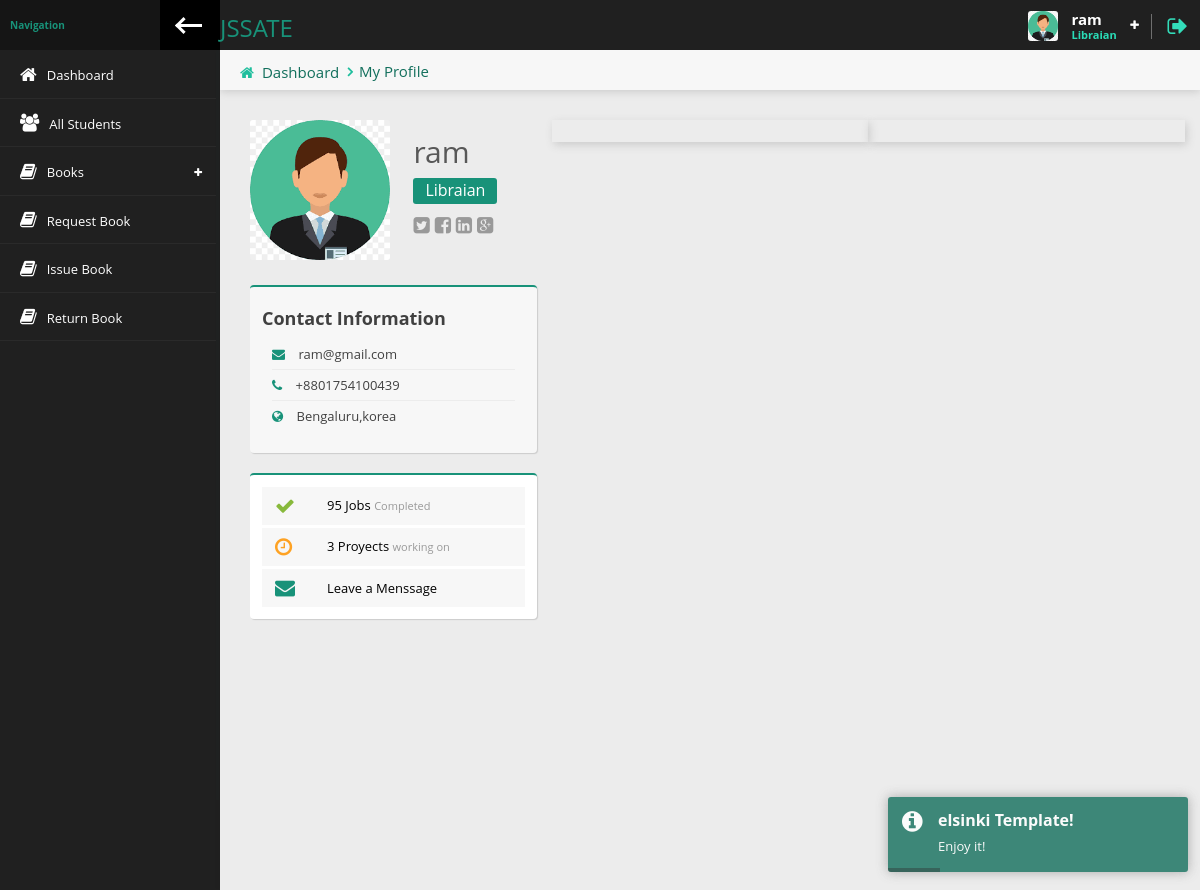
The page /librarian/userprofile.php (signed in) on the database its author committed.
### tables this page shows
CREATE TABLE `libraian` (
  `id` int(11) NOT NULL,
  `name` varchar(100) NOT NULL,
  `email` varchar(150) NOT NULL,
  `username` varchar(50) NOT NULL,
  `tag` varchar(50) NOT NULL,
  `password` varchar(150) NOT NULL,
  `phone` varchar(20) NOT NULL,
  `date` timestamp NOT NULL DEFAULT current_timestamp(),
  `image` varchar(150) DEFAULT NULL,
  `city` varchar(20) NOT NULL
);

### librarian/userprofile.php (the view, shortened to what this page needs)
<?php
require_once 'header.php';
$id = $_SESSION['admin_success_id'];
$sql = "SELECT * FROM libraian WHERE id = $id";
$result = mysqli_query($con,$sql);
$data = mysqli_fetch_assoc($result);
?>
<div class="content-header">
    <div class="leftside-content-header">
        <ul class="breadcrumbs">
            <li><i class="fa fa-home" aria-hidden="true"></i><a href="index.php">Dashboard</a></li>
            <li><a href="#">My Profile</a></li>
        </ul>
    </div>
</div>
<div class="row animated fadeInUp">
    <div class="col-md-6 col-lg-4">
        <div>
            <div class="profile-photo">
                <img alt="User photo" src="../images/libraian/<?= $data['image']?>">
            </div>
            <div class="user-header-info">
                <h2 class="user-name"><?= $data['name']?></h2>
                <h5 class="user-position" ><?= $data['tag']?></h5>
                <div class="user-social-media" style="margin-top: -3px;">
                    <span class="text-lg"><a href="#" class="fa fa-twitter-square"></a> <a href="#" class="fa fa-facebook-square"></a> <a href="#" class="fa fa-linkedin-square"></a> <a href="#" class="fa fa-google-plus-square"></a></span>
                </div>
            </div>
        </div>
        <div class="panel bg-scale-0 b-primary bt-sm mt-xl">
            <div class="panel-content">
                <h4 class=""><b>Contact Information</b></h4>
                <ul class="user-contact-info ph-sm">
                    <li><b><i class="color-primary mr-sm fa fa-envelope"></i></b> <?= $data['email']?></li>
                    <li><b><i class="color-primary mr-sm fa fa-phone"></i></b> <?= $data['phone']?></li>
                    <li><b><i class="color-primary mr-sm fa fa-globe"></i></b> <?= $data['city'].',korea'?></li>
                </ul>
            </div>
        </div>
        <div class="panel  b-primary bt-sm ">
            <div class="panel-content">
                <div class="widget-list list-sm list-left-element ">
                    <ul>
                        <li>
                            <a href="#">
                                <div class="left-element"><i class="fa fa-check color-success"></i></div>
                                <div class="text">
                                    <span class="title">95 Jobs</span>
                                    <span class="subtitle">Completed</span>
                                </div>
                            </a>
                        </li>
                        <li>
                            <a href="#">
                                <div class="left-element"><i class="fa fa-clock-o color-warning"></i></div>
                                <div class="text">
                                    <span class="title">3 Proyects</span>
                                    <span class="subtitle">working on</span>
                                </div>
                            </a>
                        </li>
                        <li>
                            <a href="#">
                                <div class="left-element"><i class="fa fa-envelope color-primary"></i></div>
                                <div class="text">
                                    <span class="title">Leave a Menssage</span>
                                </div>
                            </a>
                        </li>
                    </ul>
                </div>
            </div>
        </div>
    </div>
    <div class="col-md-6 col-lg-8">
        <div class="row">
            <div class="col-md-6 " style="box-shadow:2px 3px 8px #ccc">
            </div>
            <div class="col-md-6" style="box-shadow:2px 3px 8px #ccc">
            </div>
        </div>
    </div>
</div>
<?php require_once 'footer.php' ?>

### librarian/header.php (shortened to what this page needs)
<?php
include('../include/db.php');
$id = $_SESSION['admin_success_id'];
$sql = "SELECT * FROM libraian WHERE id = $id";
$result = mysqli_query($con,$sql);
$data = mysqli_fetch_assoc($result);
$page = explode('/', $_SERVER['PHP_SELF']);
$page = end($page);
?>
<!doctype html>
<html lang="en" class="fixed left-sidebar-top">
    <head>
        <link href="../assets/vendor/pace/pace-theme-minimal.css" rel="stylesheet" />
        <link rel="stylesheet" href="../assets/vendor/bootstrap/css/bootstrap.css">
        <link rel="stylesheet" href="../assets/vendor/font-awesome/css/font-awesome.css">
        <link rel="stylesheet" href="../assets/vendor/animate.css/animate.css">
        <link rel="stylesheet" href="../assets/vendor/toastr/toastr.min.css">
        <link rel="stylesheet" href="../assets/vendor/magnific-popup/magnific-popup.css">
        <link rel="stylesheet" href="../assets/vendor/vendor/data-table/media/css/dataTables.bootstrap.min.css">
        <link rel="stylesheet" href="../assets/stylesheets/css/style.css">
    </head>
    <body>
        <div class="wrap">
            <div class="page-header">
                <div class="leftside-header">
                    <div class="logo">
                        <a href="index.php" class="on-click">
                            <h3>JSSATE</h3>
                        </a>
                    </div>
                </div>
                <div class="rightside-header">
                    <div class="header-section" id="user-headerbox">
                        <div class="user-header-wrap">
                            <div class="user-photo">
                                <img alt="profile photo" src="../images/libraian/<?= $data['image'];?>" />
                            </div>
                            <div class="user-info">
                                <span class="user-name"><?=$data['name'] ?></span>
                                <span class="user-profile">Libraian</span>
                            </div>
                            <i class="fa fa-plus icon-open" aria-hidden="true"></i>
                        </div>
                    </div>
                    <div class="header-section">
                        <a href="logout.php" data-toggle="tooltip" data-placement="left" title="Logout"><i class="fa fa-sign-out log-out" aria-hidden="true"></i></a>
                    </div>
                </div>
            </div>
            <div class="page-body">
                <div class="left-sidebar">
                    <div class="left-sidebar-header">
                        <div class="left-sidebar-title">Navigation</div>
                        <div class="left-sidebar-toggle c-hamburger c-hamburger--htla hidden-xs" data-toggle-class="left-sidebar-collapsed" data-target="html">
                            <span></span>
                        </div>
                    </div>
                    <div id="left-nav" class="nano">
                        <div class="nano-content">
                            <nav>
                                <ul class="nav nav-left-lines" id="main-nav">
                                    <li class="<?=($page == 'index.php') ? 'active-item' : '' ?>"><a href="index.php"><i class="fa fa-home" aria-hidden="true"></i><span>Dashboard</span></a></li>
                                    <li class="<?=($page == 'students.php') ? 'active-item' : '' ?>"><a href="students.php"><i class="fa fa-users" aria-hidden="true"></i><span>All Students</span></a></li>
                                    <li class="has-child-item close-item <?=($page == 'managebook.php'|| $page == 'addbook.php') ? 'open-item' : '' ?>">
                                        <a><i class="fa fa-book" aria-hidden="true"></i><span>Books</span></a>
                                    <li class="<?=($page == 'requestbook.php') ? 'active-item' : '' ?>"><a href="requestbook.php"><i class="fa fa-book" aria-hidden="true"></i><span>Request Book</span></a></li>
                                    <li class="<?=($page == 'issuebook.php') ? 'active-item' : '' ?>"><a href="issuebook.php"><i class="fa fa-book" aria-hidden="true"></i><span>Issue Book</span></a></li>
                                    <li class="<?=($page == 'returnbook.php') ? 'active-item' : '' ?>"><a href="returnbook.php"><i class="fa fa-book" aria-hidden="true"></i><span>Return Book</span></a></li>
                                </ul>
                            </nav>
                        </div>
                    </div>
                </div>
                <div class="content">

### rows shown on the page
libraian: image (picture), name "ram", tag "Libraian", email "ram@gmail.com", phone "+8801754100439", city "Bengaluru"
